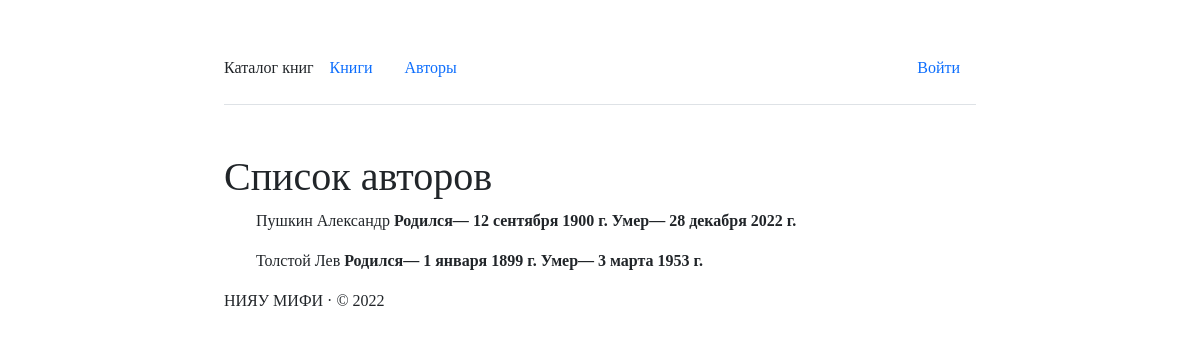
Screenshot of /authors/ with the database file from the repository.
### catalog/models.py (models this page shows, shortened)
class Author(models.Model):
    first_name = models.CharField(max_length=200, verbose_name='Имя автора')
    last_name = models.CharField(max_length=200, verbose_name='Фамилия автора')
    date_of_birth = models.DateField(
        verbose_name='Дата рождения', null=True, blank=True)
    date_of_death = models.DateField(
        verbose_name='Дата смерти', null=True, blank=True)
    class Meta:
        ordering = ('last_name', 'first_name')
        verbose_name = 'Автор'
        verbose_name_plural = 'Авторы'

### catalog/views.py (the view)
# urls.py: re_path(r"^authors/$", views.AuthorListView.as_view(),
class AuthorListView(generic.ListView):
    model = Author
    paginate_by = 10

### catalog/templates/catalog/author_list.html
{%extends "base.html"%}
{%block content%}
<h1>Список авторов</h1>
  {%if author_list%}
    <ul>
      {% for author in author_list %}
      <p>
        {{author.last_name}} {{author.first_name}}
        <b>
          Родился—
          {{author.date_of_birth}}
        </b>
        <b>
          Умер—
          {{author.date_of_death}}
        </b>
      </p>
      {% endfor %}
    </ul>
  {%else%}
    <p>В базе данных нет авторов</p>
  {%endif%}
{%endblock%}

### catalog/static/css/main.css (style rules this page uses)
body { font-family: Avenir Next Cyr; }

### rows the page displays
Author: last_name "Пушкин", first_name "Александр", date_of_birth "12 сентября 1900 г.", date_of_death "28 декабря 2022 г."
Author: last_name "Толстой", first_name "Лев", date_of_birth "1 января 1899 г.", date_of_death "3 марта 1953 г."
